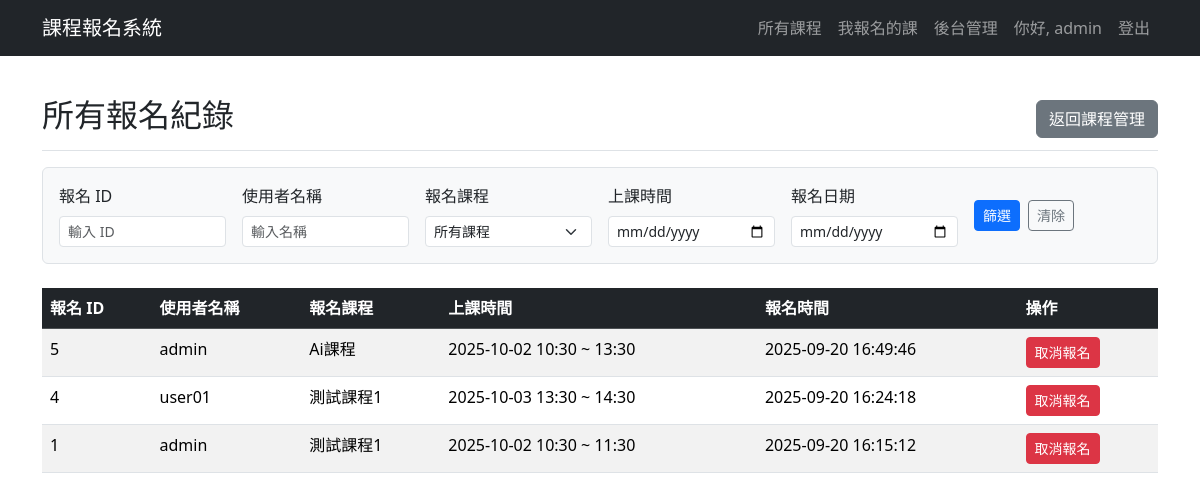
/admin/all_registrations (signed in), run on the app's committed database.
### app.py (models this page shows, shortened)
class User(UserMixin, db.Model):
    id = db.Column(db.Integer, primary_key=True) # 使用者ID 唯一值
    username = db.Column(db.String(80), unique=True, nullable=False)
    password_hash = db.Column(db.String(200), nullable=False) # 儲存雜湊後的密碼
    is_admin = db.Column(db.Boolean, default=False) # 是否為管理者
    __table_args__ = {'extend_existing': True} # 避免重複定義表格錯誤

class Registration(db.Model):
    __tablename__ = 'registration'
    id = db.Column(db.Integer, primary_key=True)
    user_id = db.Column(db.Integer, db.ForeignKey('user.id'), nullable=False)
    time_slot_id = db.Column(db.Integer, db.ForeignKey('time_slot.id'), nullable=False)
    registration_time = db.Column(db.DateTime, default=datetime.utcnow) # 儲存的是 UTC 時間
    __table_args__ = {'extend_existing': True}
    user = db.relationship('User', backref=db.backref('registrations', lazy=True))
    time_slot = db.relationship('TimeSlot', backref=db.backref('registrations', lazy='dynamic', cascade="all, delete-orphan", single_parent=True))
    def local_registration_time(self):
        return self.registration_time + timedelta(hours=8)

class Course(db.Model):
    __tablename__ = 'course' # 建議明確指定表名
    id = db.Column(db.Integer, primary_key=True)
    name = db.Column(db.String(120), nullable=False)
    description = db.Column(db.Text, nullable=False)
    speaker_info = db.Column(db.String(200))
    has_time_slots = db.Column(db.Boolean, default=False, nullable=False)
    status = db.Column(db.String(20), default='尚未開放')
    registration_start_time = db.Column(db.DateTime, nullable=False)
    registration_end_time = db.Column(db.DateTime, nullable=False)
    allow_user_to_choose_time = db.Column(db.Boolean, default=False, nullable=False)
    duration_hours = db.Column(db.Float, nullable=True, default=1) # 新增：上課時數欄位
    user_choice_start_date = db.Column(db.Date, nullable=True)
    user_choice_end_date = db.Column(db.Date, nullable=True)
    user_choice_start_time_of_day = db.Column(db.Time, nullable=True)
    user_choice_end_time_of_day = db.Column(db.Time, nullable=True)
    __table_args__ = {'extend_existing': True}
    files = db.relationship('CourseFile', backref='course', lazy=True, cascade="all, delete-orphan")
    time_slots = db.relationship('TimeSlot', backref='course', lazy=True, cascade="all, delete-orphan")

class TimeSlot(db.Model):
    __tablename__ = 'time_slot'
    id = db.Column(db.Integer, primary_key=True)
    slot_start_time = db.Column(db.DateTime, nullable=False)
    slot_end_time = db.Column(db.DateTime, nullable=False)
    capacity = db.Column(db.Integer, nullable=False, default=999)
    booked_count = db.Column(db.Integer, default=0)
    course_id = db.Column(db.Integer, db.ForeignKey('course.id'), nullable=False)
    __table_args__ = {'extend_existing': True}

### app.py (the view, shortened to what this page needs)
@app.route('/admin/all_registrations')
@login_required
@admin_required
def all_registrations():
    query = Registration.query.join(TimeSlot).join(User)
    reg_id_str = request.args.get('registration_id')
    if reg_id_str:
        try:
            query = query.filter(Registration.id == int(reg_id_str))
        except ValueError:
            flash('報名 ID 必須是數字', 'warning')
    username = request.args.get('username')
    if username:
        query = query.filter(User.username.ilike(f"%{username}%"))
    course_id_str = request.args.get('course_id')
    if course_id_str:
        try:
            query = query.filter(TimeSlot.course_id == int(course_id_str))
        except ValueError:
            flash('課程 ID 格式不正確', 'warning')
    slot_date_str = request.args.get('slot_date')
    if slot_date_str:
        try:
            slot_date = datetime.strptime(slot_date_str, '%Y-%m-%d').date()
            query = query.filter(func.date(TimeSlot.slot_start_time) == slot_date)
        except ValueError:
            flash('梯次日期格式不正確', 'warning')
    reg_date_str = request.args.get('registration_date')
    all_courses = Course.query.order_by(Course.name).all()
    all_regs = query.order_by(Registration.id.desc()).all()
    return render_template(
        'admin_all_registrations.html',
        registrations=all_regs,
        all_courses=all_courses,
        request=request
    )

### app.py (called while the page is built)
@login_manager.user_loader
def load_user(user_id): # 透過 user_id 載入使用者
    return User.query.get(int(user_id)) # 從資料庫取得使用者資料

def admin_required(f):
    @wraps(f)
    def decorated_function(*args, **kwargs):
        if not current_user.is_authenticated or not current_user.is_admin:
            flash('您沒有權限。', 'danger')
            return redirect(url_for('index'))
        return f(*args, **kwargs)
    return decorated_function

### templates/admin_all_registrations.html (shortened to what this page needs)
{% extends "layout.html" %}
{% block content %}
<div class="d-flex justify-content-between flex-wrap flex-md-nowrap align-items-center pt-3 pb-2 mb-3 border-bottom">
    <h1 class="h2">所有報名紀錄</h1>
    <a href="{{ url_for('admin_dashboard') }}" class="btn btn-secondary">返回課程管理</a>
</div>
<form method="GET" action="{{ url_for('all_registrations') }}" class="mb-4 p-3 border rounded bg-light">
    <div class="row g-3 align-items-center">
        <div class="col-md-2">
            <label for="registration_id" class="form-label">報名 ID</label>
            <input type="number" class="form-control form-control-sm" id="registration_id" name="registration_id" placeholder="輸入 ID" value="{{ request.args.get('registration_id', '') }}">
        </div>
        <div class="col-md-2">
            <label for="username" class="form-label">使用者名稱</label>
            <input type="text" class="form-control form-control-sm" id="username" name="username" placeholder="輸入名稱" value="{{ request.args.get('username', '') }}">
        </div>
        <div class="col-md-2">
            <label for="course_id" class="form-label">報名課程</label>
            <select id="course_id" name="course_id" class="form-select form-select-sm">
                <option value="">所有課程</option>
            </select>
        </div>
        <div class="col-md-2">
            <label for="slot_date" class="form-label">上課時間</label>
            <input type="date" class="form-control form-control-sm" id="slot_date" name="slot_date" value="{{ request.args.get('slot_date', '') }}">
        </div>
        <div class="col-md-2">
            <label for="registration_date" class="form-label">報名日期</label>
            <input type="date" class="form-control form-control-sm" id="registration_date" name="registration_date" value="{{ request.args.get('registration_date', '') }}">
        </div>
        <div class="col-md-2 d-flex align-items-end">
            <button type="submit" class="btn btn-primary btn-sm me-2">篩選</button>
            <a href="{{ url_for('all_registrations') }}" class="btn btn-outline-secondary btn-sm">清除</a>
        </div>
    </div>
</form>
<div class="table-responsive">
    <table class="table table-striped table-hover">
        <thead class="table-dark">
            <tr>
                <th>報名 ID</th>
                <th>使用者名稱</th>
                <th>報名課程</th>
                <th>上課時間</th>
                <th>報名時間</th>
                <th>操作</th>
            </tr>
        </thead>
        <tbody>
            {% if registrations %}
                {% for reg in registrations %}
                <tr>
                    <td>{{ reg.id }}</td>
                    <td>{{ reg.user.username }}</td>
                    <td>{{ reg.time_slot.course.name }}</td>
                    <td>{{ reg.time_slot.slot_start_time.strftime('%Y-%m-%d %H:%M') }} ~ {{ reg.time_slot.slot_end_time.strftime('%H:%M') }}</td>
                    <td>{{ reg.local_registration_time().strftime('%Y-%m-%d %H:%M:%S') }}</td>
                    <td>
                        <form action="{{ url_for('admin_cancel_registration', registration_id=reg.id) }}" method="POST" onsubmit="return confirm('確定要取消這位使用者的報名嗎？');" style="display: inline;">
                            <button type="submit" class="btn btn-danger btn-sm">取消報名</button>
                        </form>
                    </td>
                </tr>
                {% endfor %}
            {% else %}
                <tr>
                    <td colspan="6" class="text-center">找不到符合條件的報名紀錄。</td>
                </tr>
            {% endif %}
        </tbody>
    </table>
</div>
{% endblock %}

### templates/layout.html (shortened to what this page needs)
<!doctype html>
<html lang="zh-Hant">
<head>
    <link href="https://cdn.jsdelivr.net/npm/bootstrap@5.3.3/dist/css/bootstrap.min.css" rel="stylesheet">
    <link rel="stylesheet" href="https://cdn.jsdelivr.net/npm/bootstrap-icons@1.11.3/font/bootstrap-icons.min.css">
    <link rel="stylesheet" href="{{ url_for('static', filename='css/style.css') }}">
</head>
<body class="{% block body_class %}{% endblock %}">
    <nav class="navbar navbar-expand-lg {% block navbar_classes %}navbar-dark bg-dark{% endblock %}">
        <div class="container">
            <a class="navbar-brand" href="{{ url_for('index') }}">課程報名系統</a>
            <div class="collapse navbar-collapse" id="navbarNav">
                <ul class="navbar-nav ms-auto">
                    <li class="nav-item">
                        <a class="nav-link" href="{{ url_for('index') }}">所有課程</a>
                    </li>
                    {% if current_user.is_authenticated %}
                        <li class="nav-item">
                            <a class="nav-link" href="{{ url_for('my_courses') }}">我報名的課</a>
                        </li>
                        {% if current_user.is_admin %}
                        <li class="nav-item">
                            <a class="nav-link" href="{{ url_for('admin_dashboard') }}">後台管理</a>
                        </li>
                        {% endif %}
                        <li class="nav-item">
                            <a class="nav-link" href="#">你好, {{ current_user.username }}</a>
                        </li>
                        <li class="nav-item">
                            <a class="nav-link" href="{{ url_for('logout') }}">登出</a>
                        </li>
                    {% else %}
                        <li class="nav-item">
                            <a class="nav-link" href="{{ url_for('login') }}">登入/註冊</a>
                        </li>
                    {% endif %}
                </ul>
            </div>
        </div>
    </nav>
    <main class="container mt-4">
        {% block content %}{% endblock %}
    </main>
</body>
</html>

### static/css/style.css (style rules this page uses)
.btn { transition: all 0.2s ease-in-out; }

### data on the page
User: username "admin"
Registration: id "5", user.username "admin", time_slot.course.name "Ai課程", time_slot.slot_start_time "2025-10-02 10:30", time_slot.slot_end_time "13:30", local_registration_time "2025-09-20 16:49:46"
Registration: id "4", user.username "user01", time_slot.course.name "測試課程1", time_slot.slot_start_time "2025-10-03 13:30", time_slot.slot_end_time "14:30", local_registration_time "2025-09-20 16:24:18"
Registration: id "1", user.username "admin", time_slot.course.name "測試課程1", time_slot.slot_start_time "2025-10-02 10:30", time_slot.slot_end_time "11:30", local_registration_time "2025-09-20 16:15:12"
